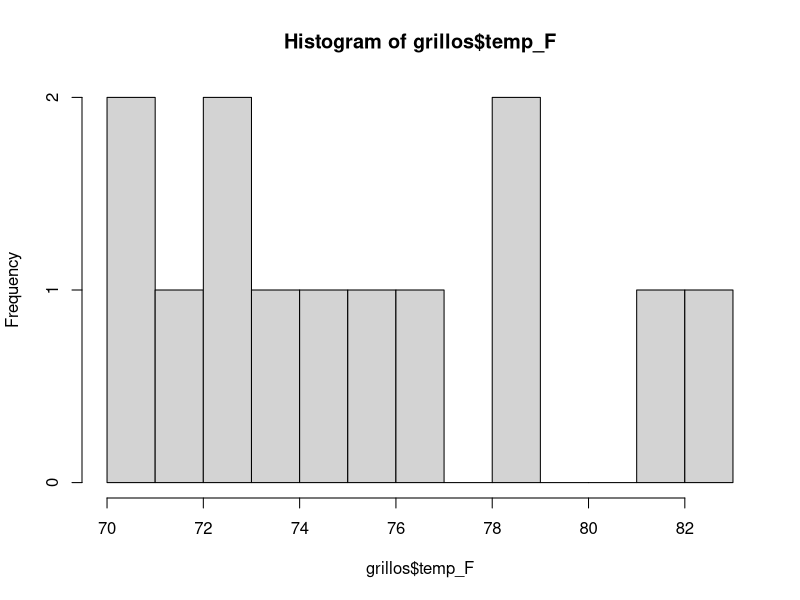
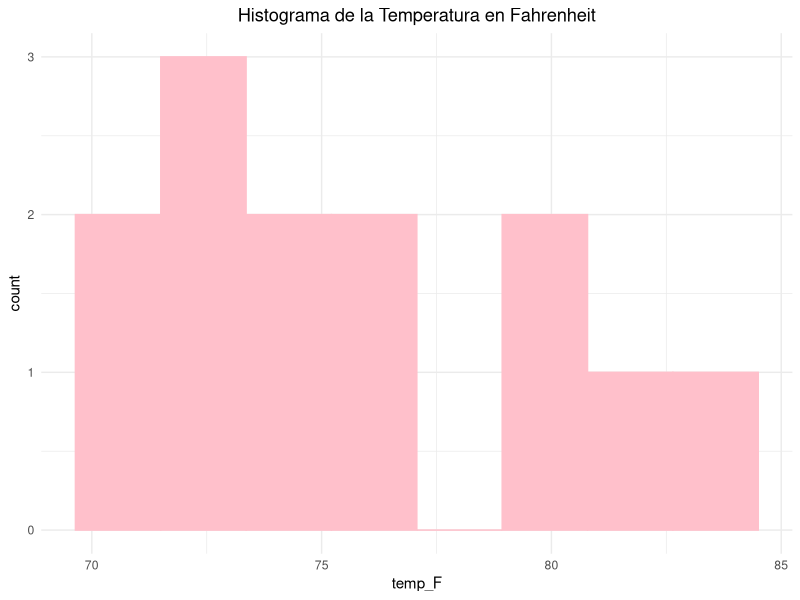
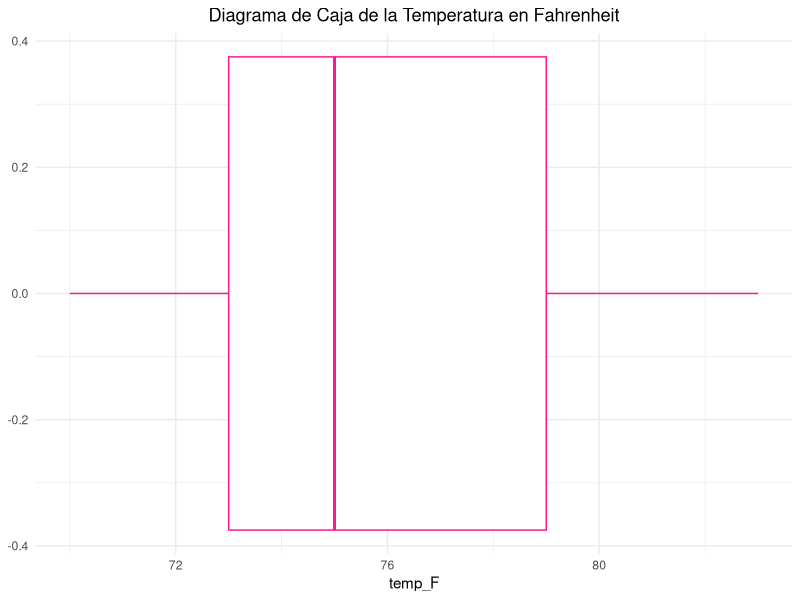
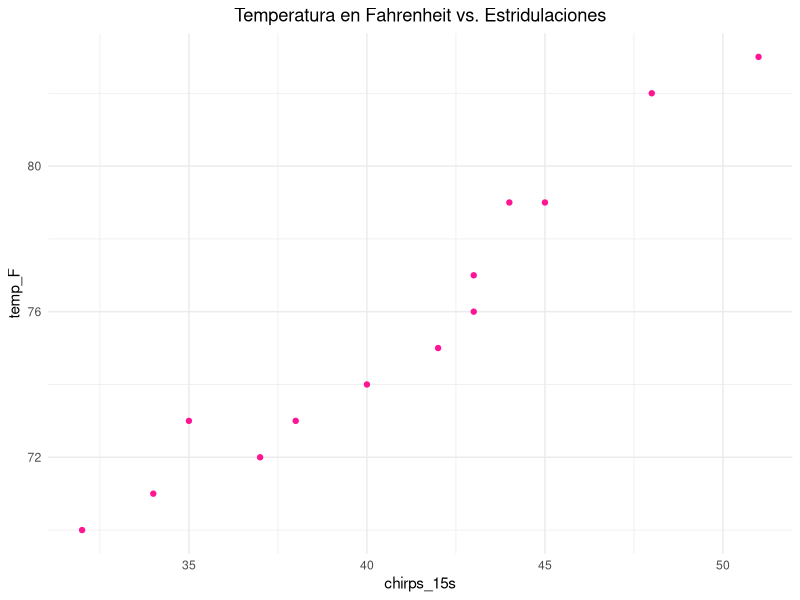

Source code (R) for these figures, in order:
#grillos
grillos <- readxl::read_excel("grillos.xlsx")
#ojito con el session

#dimensiones
nrow(grillos)
ncol(grillos) 
dim(grillos)


summary(grillos)
str(grillos) #VARIABLES Y SUS CLASES


#HISTOGRAMA
hist(grillos$temp_F, breaks = 10)

library(ggplot2)
ggplot(grillos) + geom_histogram(aes( x = temp_F), color = "pink", fill = "pink", bins = 8) +
labs(title = "Histograma de la Temperatura en Fahrenheit") +
theme_minimal() +
theme(plot.title = element_text(hjust = 0.5))


ggplot(grillos) + geom_boxplot(aes( x = temp_F), color = "deeppink", bins = 13) +
labs(title = "Diagrama de Caja de la Temperatura en Fahrenheit") +
theme_minimal() +
theme(plot.title = element_text(hjust = 0.5))

#RANGO Y CONCENTRACION // ASIMETRIA


#Descripcion univariada (una de pos y otra de variabilidad)
summary(grillos)[,3:4]
sd(grillos$temp_F) 
sd(grillos$chirps_15s)

#HACER UN CUADRATITO // ESCRIBIR MAS DE LOS QUE MUESTRA // Buscar 


#BIVARIADA
#Para numericas// correlacion lineal
cor(grillos$temp_F, grillos$chirps_15s) #0.970876

ggplot(grillos) + geom_point(aes( x = chirps_15s, y = temp_F), color = "deeppink") +
  labs(title = "Temperatura en Fahrenheit vs. Estridulaciones") +
  theme_minimal() +
  theme(plot.title = element_text(hjust = 0.5))



#Observamos una asociacion alta, fuerte, entre la temp y la bla bla bla. Con un coefinciente de correlacion positivo y cercano a 1

x <- grillos$chirps_15s
y<- grillos$temp_F
lm(y ~ x)


mod <- lm(temp_F ~ chirps_15s, grillos)
summary(mod) #depende del objeto // es un metodo

#SIGNIFICADO DE LOS BETITAS 
